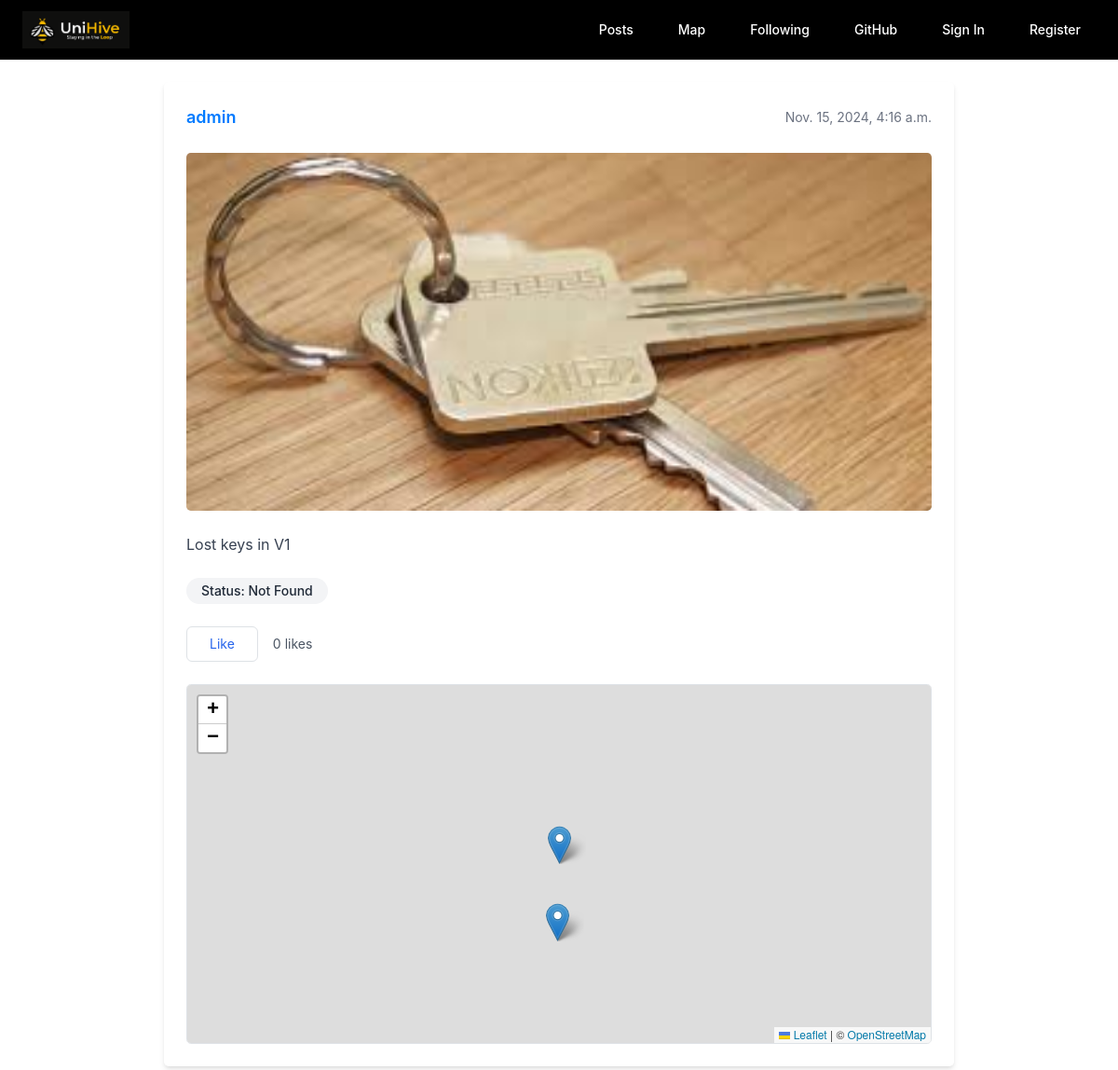
Page /postpage/34 on the committed database.
### network/models.py (models this page shows)
class Post(models.Model):
    poster = models.ForeignKey(User, on_delete=models.CASCADE)
    content = models.TextField()
    time = models.DateTimeField(auto_now_add=True)
    likes = models.ManyToManyField(User, blank=True, related_name="liked")
    found = models.BooleanField(default=False)
    picture = models.ImageField(upload_to='pictures/', blank=True, null=True)
    latitude = models.FloatField(default=43.4722893)
    longitude = models.FloatField(default=-80.5474325)
    pinned = models.BooleanField(default=False)

class User(AbstractUser):
    pass

### network/views.py (the view)
# urls.py: path('postpage/<int:post_id>',views.postpage,name='postpage'),
def postpage(request, post_id):
    post = Post.objects.get(id=post_id)
    return render(request, 'network/postpage.html', {
        'post' : post,
        'post_id' : post_id
    })

### network/templates/network/postpage.html (shortened to what this page needs)
{% extends "network/layout.html" %}
{% load static %}
{% block body %}
<div class="max-w-4xl mx-auto p-4">
    <div class="bg-white rounded-lg shadow-md overflow-hidden">
        <div class="p-6">
            <div class="flex justify-between items-center mb-4">
                <a href="{% url 'view_profile' post.poster.username %}" class="text-lg font-semibold hover:text-blue-600 transition-colors">
                    {{ post.poster.username }}
                </a>
                <span class="text-sm text-gray-500">{{ post.time }}</span>
            </div>
            {% if post.picture %}
                <div class="mb-4">
                    <img src="{{ post.picture.url }}" alt="Post image" class="rounded-lg max-h-96 w-full object-cover">
                </div>
            {% endif %}
            <div class="content-space mb-4 text-gray-700" data-id="{{ post.id }}">
                {{ post.content }}
            </div>
            {% if user.is_authenticated and post.poster == user %}
                <div class="space-y-3 mb-4">
                    <button class="edit-button px-4 py-2 text-sm text-blue-600 hover:bg-blue-50 rounded-md transition-colors"
                            data-id="{{ post.id }}">
                        Edit
                    </button>
                    <div class="edit-space hidden" data-id="{{ post.id }}">
                        <form class="space-y-3">
                            {% csrf_token %}
                            <textarea class="text-space w-full p-2 border rounded-md focus:ring-2 focus:ring-blue-500 focus:border-blue-500"
                                      data-id="{{ post.id }}"></textarea>
                            <button type="submit" class="px-4 py-2 bg-blue-600 text-white rounded-md hover:bg-blue-700 transition-colors">
                                Save
                            </button>
                        </form>
                    </div>
                    <div class="flex gap-2">
                        <button class="mark-button px-4 py-2 text-sm bg-green-600 text-white rounded-md hover:bg-green-700 transition-colors {% if post.found %}hidden{% endif %}"
                                data-id="{{ post.id }}">
                            Mark found
                        </button>
                        <button class="unmark-button px-4 py-2 text-sm bg-yellow-600 text-white rounded-md hover:bg-yellow-700 transition-colors {% if not post.found %}hidden{% endif %}"
                                data-id="{{ post.id }}">
                            Remove found mark
                        </button>
                    </div>
                </div>
            {% else %}
                <div class="mb-4">
                    {% if post.found %}
                        <span class="inline-flex items-center px-3 py-1 rounded-full text-sm font-medium bg-green-100 text-green-800">
                            Status: Found
                        </span>
                    {% else %}
                        <span class="inline-flex items-center px-3 py-1 rounded-full text-sm font-medium bg-gray-100 text-gray-800">
                            Status: Not Found
                        </span>
                    {% endif %}
                </div>
            {% endif %}
            <div class="flex items-center gap-4 mb-6">
                <div class="flex gap-2">
                    <button class="like-button px-4 py-2 text-sm border border-blue-600 text-blue-600 rounded-md hover:bg-blue-50 transition-colors {% if is_liked %}hidden{% endif %}"
                            data-id="{{ post.id }}">
                        Like
                    </button>
                </div>
                <span class="likes-count text-sm text-gray-600" data-id="{{ post.id }}">
                    {{ post.likes.count }} likes
                </span>
            </div>
            <div class="rounded-lg overflow-hidden border border-gray-200">
                <div id="map" class="h-96 w-full"></div>
            </div>
        </div>
    </div>
</div>
{% endblock %}
{% block script %}
    <link rel="stylesheet" href="https://unpkg.com/leaflet@1.9.4/dist/leaflet.css"
/>
{% endblock %}

### rows in the picture
Post: poster.username "admin", time "Nov. 15, 2024, 4:16 a.m.", picture (picture), content "Lost keys in V1", likes.count "0"
